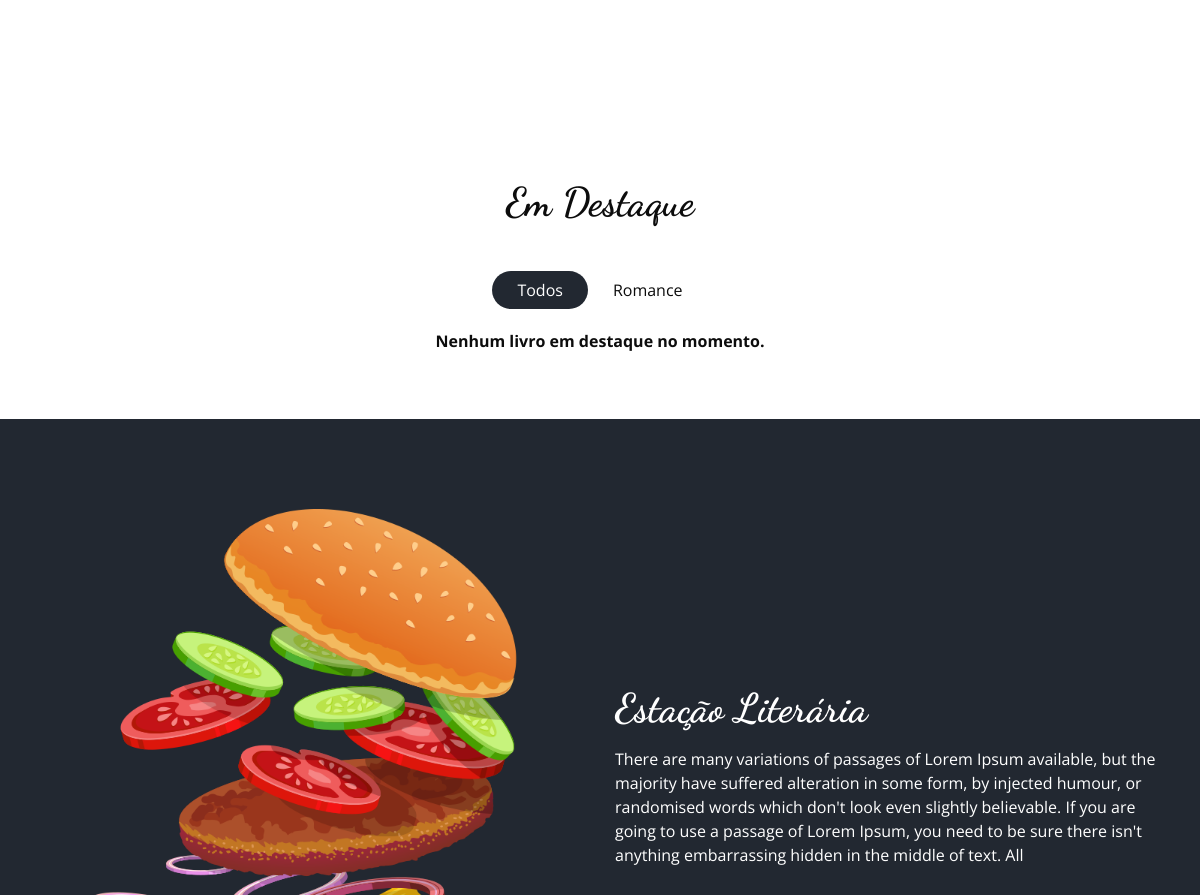
The app's page / (middle part), older data.
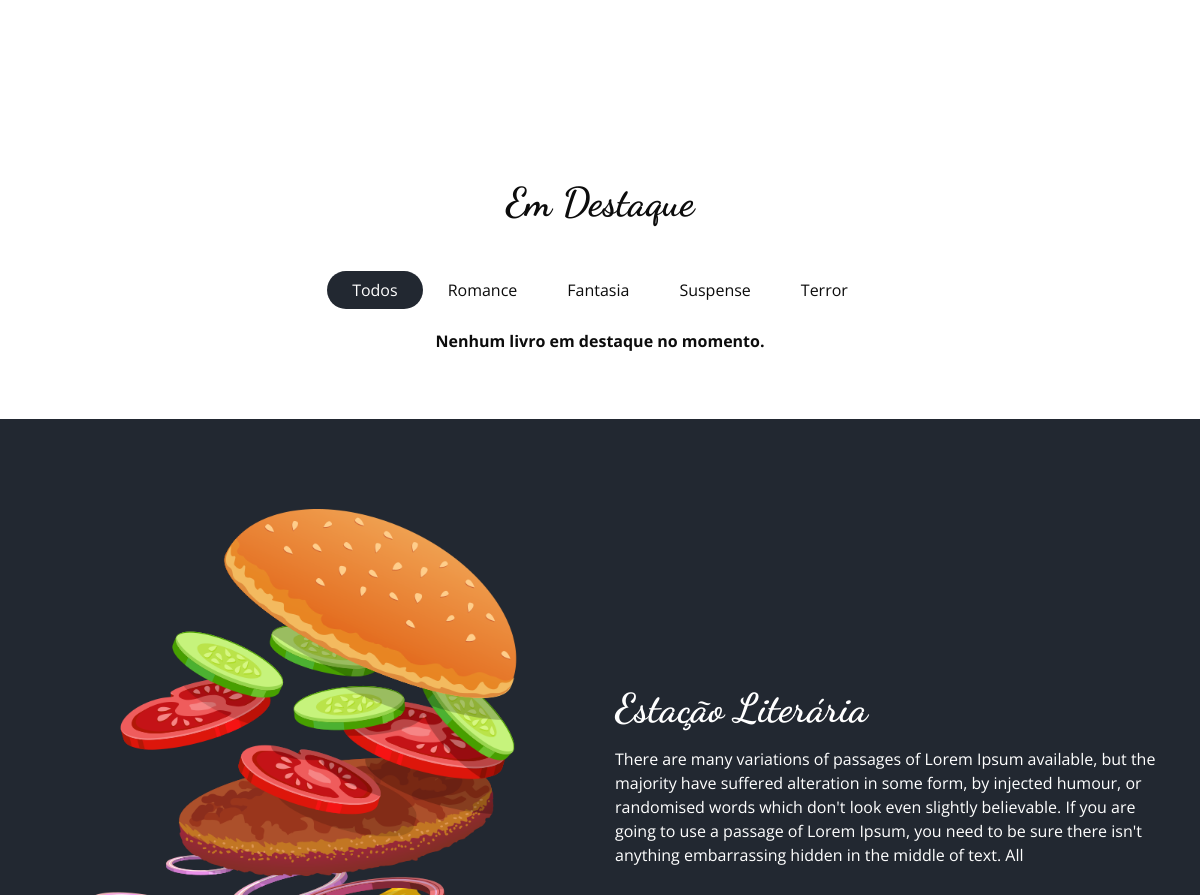
The same page, newer data.
### livros/models.py (models this page shows, shortened)
class Genero(models.Model):
    nome = models.CharField(max_length=100)

### livros/views.py (the view)
# urls.py: path('', views.home, name='home'),
def home(request):
    livros_destaque = Livro.objects.filter(em_destaque=True)
    livros_mais_vendidos = Livro.objects.filter(disponivel_para_venda=True).order_by('-total_vendas')[:10]
    livros_mais_alugados = Livro.objects.filter(disponivel_para_aluguel=True).order_by('-total_alugueis')[:10]
    generos = Genero.objects.all()
    context = {
        'livros_destaque': livros_destaque,
        'livros_mais_vendidos': livros_mais_vendidos,
        'livros_mais_alugados': livros_mais_alugados,
        'generos': generos
    }
    return render(request, 'home.html', context)

### templates/home.html (shortened to what this page needs)
{% load static %}
<!DOCTYPE html>
<html>
<head>
  <link rel="stylesheet" type="text/css" href="{% static 'css/bootstrap.css' %}" />
  <link rel="stylesheet" type="text/css" href="https://cdnjs.cloudflare.com/ajax/libs/OwlCarousel2/2.3.4/assets/owl.carousel.min.css" />
  <link rel="stylesheet" href="https://cdnjs.cloudflare.com/ajax/libs/jquery-nice-select/1.1.0/css/nice-select.min.css" />
  <link href="{% static 'css/font-awesome.min.css' %}" rel="stylesheet" />
  <link href="{% static 'css/style.css' %}" rel="stylesheet" />
  <link href="{% static 'css/responsive.css' %}" rel="stylesheet" />
</head>
<body>
  <section class="offer_section layout_padding-bottom">
  </section>
<section class="food_section layout_padding" id="destaques">
    <div class="container">
      <div class="heading_container heading_center">
        <h2>Em Destaque</h2>
      </div>
      <ul class="filters_menu">
        <li class="active" data-filter="*">Todos</li>
        {% for genero in generos %}
          <li data-filter=".{{ genero.nome|slugify }}">{{ genero.nome }}</li>
        {% endfor %}
      </ul>
      <div class="filters-content">
        <div class="row grid">
          {% for livro in livros_destaque %}
          <div class="col-sm-6 col-lg-4 all {% if livro.genero %}{{ livro.genero.nome|slugify }}{% endif %}">
            <div class="box">
              <div>
                <div class="img-box">
                  <img src="{% if livro.capa %}{{ livro.capa.url }}{% else %}{% static 'images/capa-padrao.jpg' %}{% endif %}" alt="Capa de {{ livro.titulo }}" style="height: 300px; width: 100%; object-fit: contain;">
                </div>
                <div class="detail-box">
                  <h5>{{ livro.titulo }}</h5>
                  <p>{{ livro.descricao|truncatewords:15 }}</p>
                  <div class="options">
                    <h6>
                      {% if livro.preco_venda %}
                        R$ {{ livro.preco_venda }}
                      {% elif livro.preco_aluguel %}
                        R$ {{ livro.preco_aluguel }} (aluguel)
                      {% else %}
                        Indisponível
                      {% endif %}
                    </h6>
                    <a href="{% url 'livros:detalhes_livro' livro.id %}">
                      <i class="fa fa-shopping-cart" style="color: white; font-size: 20px;"></i>
                    </a>
                  </div>
                </div>
              </div>
            </div>
          </div>
          {% empty %}
            <div class="col-12">
              <p class="text-center font-weight-bold">Nenhum livro em destaque no momento.</p>
            </div>
          {% endfor %}
        </div>
      </div>
    </div>
  </section>
  <section class="about_section layout_padding">
    <div class="container  ">
      <div class="row">
        <div class="col-md-6 ">
          <div class="img-box">
            <img src="{% static 'images/about-img.png' %}" alt="">
          </div>
        </div>
        <div class="col-md-6">
          <div class="detail-box">
            <div class="heading_container">
              <h2>
                Estação Literária
              </h2>
            </div>
            <p>
              There are many variations of passages of Lorem Ipsum available, but the majority have suffered alteration
              in some form, by injected humour, or randomised words which don't look even slightly believable. If you
              are going to use a passage of Lorem Ipsum, you need to be sure there isn't anything embarrassing hidden in
              the middle of text. All
            </p>
          </div>
        </div>
      </div>
    </div>
  </section>
</body>
</html>

Row changes from the older to the newer data that the page shows:
added Genero: nome "Fantasia"
added Genero: nome "Suspense"
added Genero: nome "Terror"
